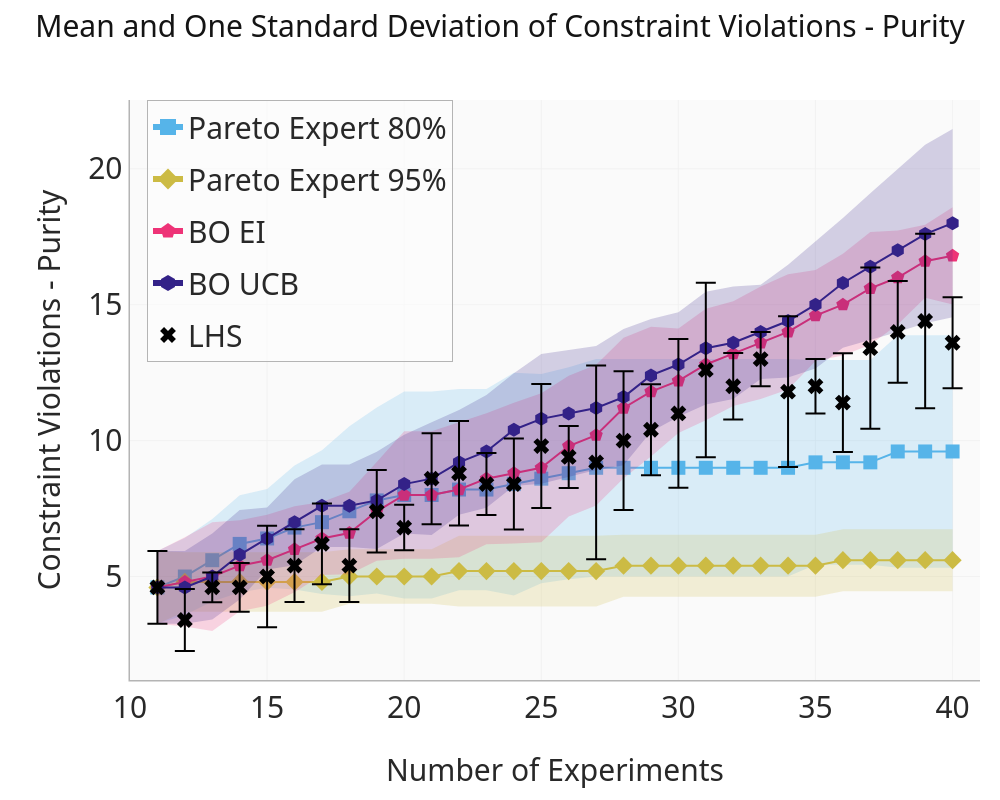

The cell this chart's notebook holds for it:
### Code cell
fig = go.Figure()

for i, algo in enumerate(algorithms):
    color = color_dict[algo]

    upper = mean_violations_df[algo] + std_violations_df[algo]
    lower = mean_violations_df[algo] - std_violations_df[algo]
    if algo == "lhs":
        fig.add_trace(
            go.Scatter(
                x=mean_violations_df["Experiments"],
                y=mean_violations_df[algo],
                name=name_dict[algo],
                mode="markers",
                marker=dict(size=MARKER_SIZE, color=color, symbol=symbol_dict[algo]),
                error_y=dict(
                    type="data",
                    array=std_violations_df[algo],
                    visible=True,
                    color=color,
                    thickness=2,
                    width=10,
                ),
                legendgroup=algo,
            )
        )
        
    else:
        fig.add_trace(
            go.Scatter(
                x=mean_violations_df["Experiments"],
                y=upper,
                line=dict(width=0),
                showlegend=False,
                hoverinfo="skip",
                legendgroup=algo,
            )
        )
        fig.add_trace(
            go.Scatter(
                x=mean_violations_df["Experiments"],
                y=lower,
                line=dict(width=0),
                fill="tonexty",
                fillcolor=_hex_to_rgba(color, 0.2),
                showlegend=False,
                hoverinfo="skip",
                legendgroup=algo,
            )
        )
        fig.add_trace(
            go.Scatter(
                x=mean_violations_df["Experiments"],
                y=mean_violations_df[algo],
                name=name_dict[algo],
                mode="lines+markers",
                line=dict(width=2, color=color),
                marker=dict(size=MARKER_SIZE, color=color, symbol=symbol_dict[algo]),
                showlegend=False,
                legendgroup=algo,
            )
        )
        # legend-only trace so the legend line is thicker than the plotted line
        fig.add_trace(
            go.Scatter(
                x=[None],
                y=[None],
                name=name_dict[algo],
                mode="lines+markers",
                line=dict(width=6, color=color),
                marker=dict(size=LEGEND_MARKER_SIZE, color=color, symbol=symbol_dict[algo]),
                legendgroup=algo,
            )
        )

fig.update_layout(legend=dict(bgcolor="rgba(255,255,255,0.5)",groupclick="togglegroup",font=dict(size=30), x=0.02, y=1,),margin=dict(l=130, r=20, t=100, b=120), width=1000, height=800, title="Mean and One Standard Deviation of Constraint Violations - Purity", title_font_size=30)
fig.update_xaxes(title_text="Number of Experiments", title_font_size=30, tickfont=dict(size=30), range=[10,41])
fig.update_yaxes(title_text="Constraint Violations - Purity", title_font_size=30, tickfont=dict(size=30))
fig.show()
fig.update_layout(
    paper_bgcolor='rgba(0,0,0,0)'
)
fig.write_image(f"{PDF_FOLDER}/constraint_violations.pdf")

### Figure 1 — Plotly figure (JSON) as saved in the notebook; plotly's stock layout.template omitted (floating-point values rounded to 4 significant figures)
{"data": [{"hoverinfo": "skip", "legendgroup": "pareto_expert_80", "line": {"width": 0}, "showlegend": false, "type": "scatter", "x": [11, 12, 13, 14, 15, 16, 17, 18, 19, 20, 21, 22, 23, 24, 25, 26, 27, 28, 29, 30, 31, 32, 33, 34, 35, 36, 37, 38, 39, 40], "y": [5.942, 6.414, 7.117, 7.989, 8.217, 9.08, 9.646, 10.53, 11.22, 11.81, 11.81, 11.9, 11.9, 12.5, 12.45, 12.7, 13.0, 13.0, 13.0, 13.0, 13.0, 13.0, 13.0, 13.0, 12.97, 12.97, 12.97, 13.88, 13.88, 13.88]}, {"fill": "tonexty", "fillcolor": "rgba(86,180,233,0.2)", "hoverinfo": "skip", "legendgroup": "pareto_expert_80", "line": {"width": 0}, "showlegend": false, "type": "scatter", "x": [11, 12, 13, 14, 15, 16, 17, 18, 19, 20, 21, 22, 23, 24, 25, 26, 27, 28, 29, 30, 31, 32, 33, 34, 35, 36, 37, 38, 39, 40], "y": [3.258, 3.586, 4.083, 4.411, 4.583, 4.52, 4.354, 4.27, 4.379, 4.192, 4.192, 4.499, 4.499, 4.301, 4.753, 4.901, 5.0, 5.0, 5.0, 5.0, 5.0, 5.0, 5.0, 5.0, 5.432, 5.432, 5.432, 5.322, 5.322, 5.322]}, {"legendgroup": "pareto_expert_80", "line": {"color": "#56B4E9", "width": 2}, "marker": {"color": "#56B4E9", "size": 14, "symbol": "square"}, "mode": "lines+markers", "name": "Pareto Expert 80%", "showlegend": false, "type": "scatter", "x": [11, 12, 13, 14, 15, 16, 17, 18, 19, 20, 21, 22, 23, 24, 25, 26, 27, 28, 29, 30, 31, 32, 33, 34, 35, 36, 37, 38, 39, 40], "y": [4.6, 5.0, 5.6, 6.2, 6.4, 6.8, 7.0, 7.4, 7.8, 8.0, 8.0, 8.2, 8.2, 8.4, 8.6, 8.8, 9.0, 9.0, 9.0, 9.0, 9.0, 9.0, 9.0, 9.0, 9.2, 9.2, 9.2, 9.6, 9.6, 9.6]}, {"legendgroup": "pareto_expert_80", "line": {"color": "#56B4E9", "width": 6}, "marker": {"color": "#56B4E9", "size": 20, "symbol": "square"}, "mode": "lines+markers", "name": "Pareto Expert 80%", "type": "scatter", "x": [null], "y": [null]}, {"hoverinfo": "skip", "legendgroup": "pareto_expert_95", "line": {"width": 0}, "showlegend": false, "type": "scatter", "x": [11, 12, 13, 14, 15, 16, 17, 18, 19, 20, 21, 22, 23, 24, 25, 26, 27, 28, 29, 30, 31, 32, 33, 34, 35, 36, 37, 38, 39, 40], "y": [5.942, 5.895, 5.895, 5.895, 5.895, 5.895, 5.895, 6.0, 6.0, 6.0, 6.0, 6.504, 6.504, 6.504, 6.504, 6.504, 6.504, 6.54, 6.54, 6.54, 6.54, 6.54, 6.54, 6.54, 6.54, 6.74, 6.74, 6.74, 6.74, 6.74]}, {"fill": "tonexty", "fillcolor": "rgba(204,187,68,0.2)", "hoverinfo": "skip", "legendgroup": "pareto_expert_95", "line": {"width": 0}, "showlegend": false, "type": "scatter", "x": [11, 12, 13, 14, 15, 16, 17, 18, 19, 20, 21, 22, 23, 24, 25, 26, 27, 28, 29, 30, 31, 32, 33, 34, 35, 36, 37, 38, 39, 40], "y": [3.258, 3.705, 3.705, 3.705, 3.705, 3.705, 3.705, 4.0, 4.0, 4.0, 4.0, 3.896, 3.896, 3.896, 3.896, 3.896, 3.896, 4.26, 4.26, 4.26, 4.26, 4.26, 4.26, 4.26, 4.26, 4.46, 4.46, 4.46, 4.46, 4.46]}, {"legendgroup": "pareto_expert_95", "line": {"color": "#CCBB44", "width": 2}, "marker": {"color": "#CCBB44", "size": 14, "symbol": "diamond"}, "mode": "lines+markers", "name": "Pareto Expert 95%", "showlegend": false, "type": "scatter", "x": [11, 12, 13, 14, 15, 16, 17, 18, 19, 20, 21, 22, 23, 24, 25, 26, 27, 28, 29, 30, 31, 32, 33, 34, 35, 36, 37, 38, 39, 40], "y": [4.6, 4.8, 4.8, 4.8, 4.8, 4.8, 4.8, 5.0, 5.0, 5.0, 5.0, 5.2, 5.2, 5.2, 5.2, 5.2, 5.2, 5.4, 5.4, 5.4, 5.4, 5.4, 5.4, 5.4, 5.4, 5.6, 5.6, 5.6, 5.6, 5.6]}, {"legendgroup": "pareto_expert_95", "line": {"color": "#CCBB44", "width": 6}, "marker": {"color": "#CCBB44", "size": 20, "symbol": "diamond"}, "mode": "lines+markers", "name": "Pareto Expert 95%", "type": "scatter", "x": [null], "y": [null]}, {"hoverinfo": "skip", "legendgroup": "bo_EI", "line": {"width": 0}, "showlegend": false, "type": "scatter", "x": [11, 12, 13, 14, 15, 16, 17, 18, 19, 20, 21, 22, 23, 24, 25, 26, 27, 28, 29, 30, 31, 32, 33, 34, 35, 36, 37, 38, 39, 40], "y": [5.942, 6.443, 7.0, 7.073, 7.273, 7.581, 7.742, 8.117, 9.217, 10.35, 10.35, 10.69, 11.01, 11.39, 11.74, 12.39, 12.79, 13.79, 14.19, 14.12, 14.85, 15.12, 15.67, 16.12, 16.27, 16.87, 17.67, 17.73, 17.94, 18.59]}, {"fill": "tonexty", "fillcolor": "rgba(238,51,119,0.2)", "hoverinfo": "skip", "legendgroup": "bo_EI", "line": {"width": 0}, "showlegend": false, "type": "scatter", "x": [11, 12, 13, 14, 15, 16, 17, 18, 19, 20, 21, 22, 23, 24, 25, 26, 27, 28, 29, 30, 31, 32, 33, 34, 35, 36, 37, 38, 39, 40], "y": [3.258, 3.157, 3.0, 3.727, 3.927, 4.419, 5.058, 5.083, 5.583, 5.655, 5.655, 5.71, 6.192, 6.212, 6.261, 7.212, 7.612, 8.612, 9.413, 10.28, 10.75, 11.28, 11.53, 11.88, 12.93, 13.13, 13.53, 14.27, 15.26, 15.01]}, {"legendgroup": "bo_EI", "line": {"color": "#EE3377", "width": 2}, "marker": {"color": "#EE3377", "size": 14, "symbol": "pentagon"}, "mode": "lines+markers", "name": "BO EI", "showlegend": false, "type": "scatter", "x": [11, 12, 13, 14, 15, 16, 17, 18, 19, 20, 21, 22, 23, 24, 25, 26, 27, 28, 29, 30, 31, 32, 33, 34, 35, 36, 37, 38, 39, 40], "y": [4.6, 4.8, 5.0, 5.4, 5.6, 6.0, 6.4, 6.6, 7.4, 8.0, 8.0, 8.2, 8.6, 8.8, 9.0, 9.8, 10.2, 11.2, 11.8, 12.2, 12.8, 13.2, 13.6, 14.0, 14.6, 15.0, 15.6, 16.0, 16.6, 16.8]}, {"legendgroup": "bo_EI", "line": {"color": "#EE3377", "width": 6}, "marker": {"color": "#EE3377", "size": 20, "symbol": "pentagon"}, "mode": "lines+markers", "name": "BO EI", "type": "scatter", "x": [null], "y": [null]}, {"hoverinfo": "skip", "legendgroup": "bo_UCB", "line": {"width": 0}, "showlegend": false, "type": "scatter", "x": [11, 12, 13, 14, 15, 16, 17, 18, 19, 20, 21, 22, 23, 24, 25, 26, 27, 28, 29, 30, 31, 32, 33, 34, 35, 36, 37, 38, 39, 40], "y": [5.942, 5.942, 6.581, 7.443, 7.54, 8.581, 9.117, 9.117, 9.589, 10.22, 10.67, 11.12, 11.67, 12.47, 13.19, 13.35, 13.48, 14.11, 14.47, 14.72, 15.47, 15.67, 15.73, 16.47, 17.35, 18.19, 19.1, 20.0, 20.89, 21.46]}, {"fill": "tonexty", "fillcolor": "rgba(51,34,136,0.2)", "hoverinfo": "skip", "legendgroup": "bo_UCB", "line": {"width": 0}, "showlegend": false, "type": "scatter", "x": [11, 12, 13, 14, 15, 16, 17, 18, 19, 20, 21, 22, 23, 24, 25, 26, 27, 28, 29, 30, 31, 32, 33, 34, 35, 36, 37, 38, 39, 40], "y": [3.258, 3.258, 3.419, 4.157, 5.26, 5.419, 6.083, 6.083, 6.011, 6.583, 6.526, 7.276, 7.526, 8.326, 8.413, 8.655, 8.92, 9.09, 10.33, 10.88, 11.33, 11.53, 12.27, 12.33, 12.65, 13.41, 13.7, 14.0, 14.31, 14.54]}, {"legendgroup": "bo_UCB", "line": {"color": "#332288", "width": 2}, "marker": {"color": "#332288", "size": 14, "symbol": "hexagon"}, "mode": "lines+markers", "name": "BO UCB", "showlegend": false, "type": "scatter", "x": [11, 12, 13, 14, 15, 16, 17, 18, 19, 20, 21, 22, 23, 24, 25, 26, 27, 28, 29, 30, 31, 32, 33, 34, 35, 36, 37, 38, 39, 40], "y": [4.6, 4.6, 5.0, 5.8, 6.4, 7.0, 7.6, 7.6, 7.8, 8.4, 8.6, 9.2, 9.6, 10.4, 10.8, 11.0, 11.2, 11.6, 12.4, 12.8, 13.4, 13.6, 14.0, 14.4, 15.0, 15.8, 16.4, 17.0, 17.6, 18.0]}, {"legendgroup": "bo_UCB", "line": {"color": "#332288", "width": 6}, "marker": {"color": "#332288", "size": 20, "symbol": "hexagon"}, "mode": "lines+markers", "name": "BO UCB", "type": "scatter", "x": [null], "y": [null]}, {"error_y": {"array": [1.342, 1.14, 0.5477, 0.8944, 1.871, 1.342, 1.483, 1.342, 1.517, 0.8367, 1.673, 1.924, 1.14, 1.673, 2.28, 1.14, 3.564, 2.55, 1.673, 2.739, 3.209, 1.225, 1.0, 2.775, 1.0, 1.817, 2.966, 1.871, 3.209, 1.673], "color": "#000000", "thickness": 2, "type": "data", "visible": true, "width": 10}, "legendgroup": "lhs", "marker": {"color": "#000000", "size": 14, "symbol": "x"}, "mode": "markers", "name": "LHS", "type": "scatter", "x": [11, 12, 13, 14, 15, 16, 17, 18, 19, 20, 21, 22, 23, 24, 25, 26, 27, 28, 29, 30, 31, 32, 33, 34, 35, 36, 37, 38, 39, 40], "y": [4.6, 3.4, 4.6, 4.6, 5.0, 5.4, 6.2, 5.4, 7.4, 6.8, 8.6, 8.8, 8.4, 8.4, 9.8, 9.4, 9.2, 10.0, 10.4, 11.0, 12.6, 12.0, 13.0, 11.8, 12.0, 11.4, 13.4, 14.0, 14.4, 13.6]}], "layout": {"height": 800, "legend": {"bgcolor": "rgba(255,255,255,0.5)", "font": {"size": 30}, "groupclick": "togglegroup", "x": 0.02, "y": 1}, "margin": {"b": 120, "l": 130, "r": 20, "t": 100}, "title": {"font": {"size": 30}, "text": "Mean and One Standard Deviation of Constraint Violations - Purity"}, "width": 1000, "xaxis": {"range": [10, 41], "tickfont": {"size": 30}, "title": {"font": {"size": 30}, "text": "Number of Experiments"}}, "yaxis": {"tickfont": {"size": 30}, "title": {"font": {"size": 30}, "text": "Constraint Violations - Purity"}}}}
